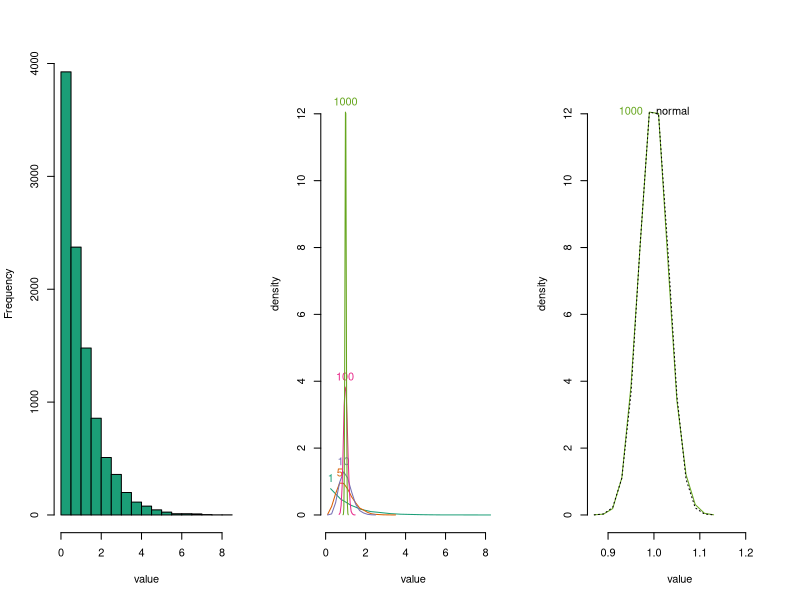

Write R code to recreate this figure.
library(RColorBrewer)
RFun<-function(n) {
  return(mean(rexp(n))) #maybe rlnorm, rnorm, runif, rexp, or even a combination of these
}

nrep<-10000
nsim.per.rep.vector<-c(1, 5, 10, 100, 1000)
results<-list()
densities<-list()
mypalette<-brewer.pal(length(nsim.per.rep.vector),"Dark2")
for (nsim.index in sequence(length(nsim.per.rep.vector))) {
  per.rep.results<-replicate(n=nrep, RFun(nsim.per.rep.vector[nsim.index]))
  results[[length(results)+1]]<-per.rep.results
  hist.output<-hist(per.rep.results, plot=FALSE)
  hist.density<-list(x= hist.output$mids, y=hist.output$density)
  #  densities[[length(densities)+1]]<-density(per.rep.results, kernel="rectangular", cut=0)
  densities[[length(densities)+1]]<-hist.density
  
}
x.min<-NA
x.max<-NA
y.min<-NA
y.max<-NA
for (i in sequence(length(densities))) {
  x.min<-min(c(densities[[i]]$x,x.min),na.rm=TRUE)
  x.max<-quantile(c(densities[[i]]$x,x.max), probs=0.999,na.rm=TRUE)
  y.min<-min(c(densities[[i]]$y,y.min),na.rm=TRUE)
  y.max<-max(c(densities[[i]]$y,y.max),na.rm=TRUE)
}
par(mfcol=c(1,3))
hist(results[[1]], col=mypalette[1], xlab="value", main="")
plot(x=c(x.min, 1.1*x.max), y=c(y.min, 1.1*y.max), type="n", bty="n", ylab="density", xlab="value")
for (i in sequence(length(densities))) {
  lines(densities[[i]], col=mypalette[i])
  text(x=densities[[i]]$x[which.max(densities[[i]]$y)], y=max(densities[[i]]$y), labels=nsim.per.rep.vector[i], pos=3, col=mypalette[i])
}


last.index<-length(densities)
plot(x=c(min(densities[[last.index]]$x), 1.1*max(densities[[last.index]]$x)), y=c(y.min, 1.1*y.max), type="n", bty="n", ylab="density", xlab="value")
lines(densities[[last.index]], col=mypalette[last.index])
text(x=densities[[last.index]]$x[which.max(densities[[last.index]]$y)], y=max(densities[[last.index]]$y), labels=nsim.per.rep.vector[last.index], pos=2, col=mypalette[last.index])

sample.mean <- mean(results[[last.index]])
sample.sd <- sd(results[[last.index]])
y.val <- dnorm(densities[[last.index]]$x, mean=sample.mean, sd=sample.sd)
y.val <- max(densities[[last.index]]$y)*y.val/max(y.val)
lines(x=densities[[i]]$x, y=y.val, lty="dotted", col="black")
text(x=densities[[last.index]]$x[which.max(densities[[last.index]]$y)], y=max(densities[[last.index]]$y), labels="normal", pos=4)

